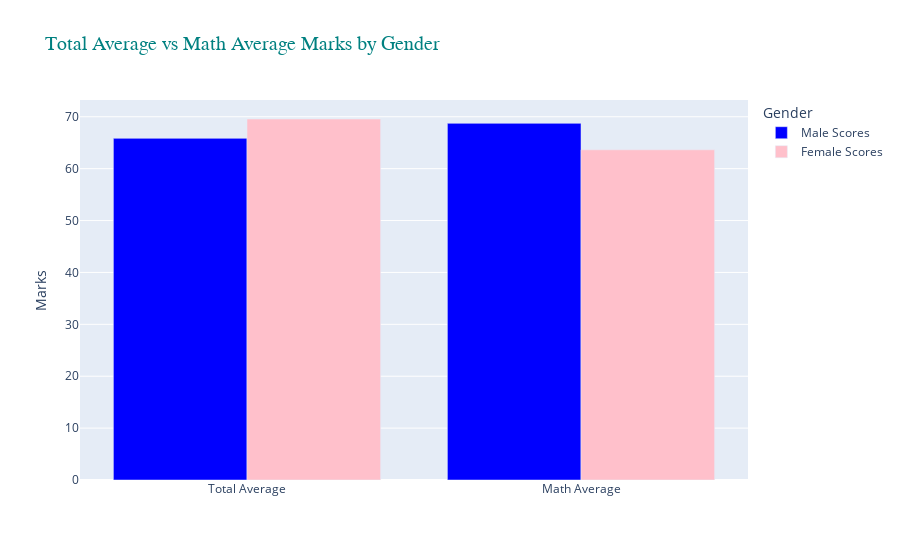

Notebook code for this chart:
### Code cell
X = ['Total Average', 'Math Average']
female_math_scores = [gender_group['average']['female'], gender_group['math_score']['female']]
male_math_scores = [gender_group['average']['male'], gender_group['math_score']['male']]

# Create Bar graph
fig = go.Figure()

# Bar graph for Male scores
fig.add_trace(go.Bar(
    x=X, y=male_math_scores, offsetgroup=0, marker=dict(color='blue'), name="Male Scores"
))

# Bar graph for Female scores
fig.add_trace(go.Bar(
    x=X, y=female_math_scores, offsetgroup=1, marker=dict(color='pink'), name="Female Scores"
))

fig.update_layout(
    title="Total Average vs Math Average Marks by Gender",
    yaxis_title="Marks",
    barmode='group',   # Groups bars for each category
    title_font=dict(size=20, color='#008080', family="Arial"),
    legend_title="Gender"
)

fig.show()

### Figure 1 — Plotly figure (JSON) as saved in the notebook; plotly's stock layout.template omitted (floating-point values rounded to 4 significant figures)
{"data": [{"marker": {"color": "blue"}, "name": "Male Scores", "offsetgroup": "0", "type": "bar", "x": ["Total Average", "Math Average"], "y": [65.84, 68.73]}, {"marker": {"color": "pink"}, "name": "Female Scores", "offsetgroup": "1", "type": "bar", "x": ["Total Average", "Math Average"], "y": [69.57, 63.63]}], "layout": {"barmode": "group", "legend": {"title": {"text": "Gender"}}, "title": {"font": {"color": "#008080", "family": "Arial", "size": 20}, "text": "Total Average vs Math Average Marks by Gender"}, "yaxis": {"title": {"text": "Marks"}}}}
